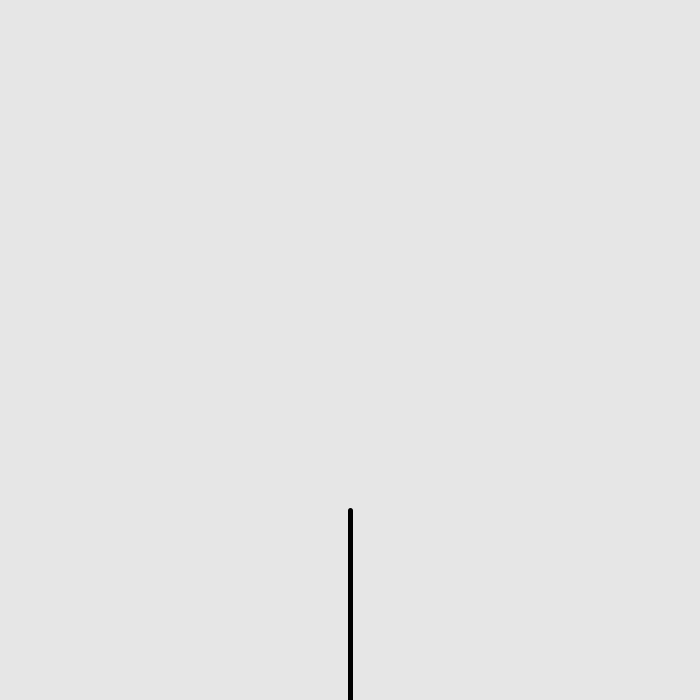
Frame 1 (no input)
Frame 60 (the mouse pressed at the canvas centre just before this capture): identical to frame 1, image omitted
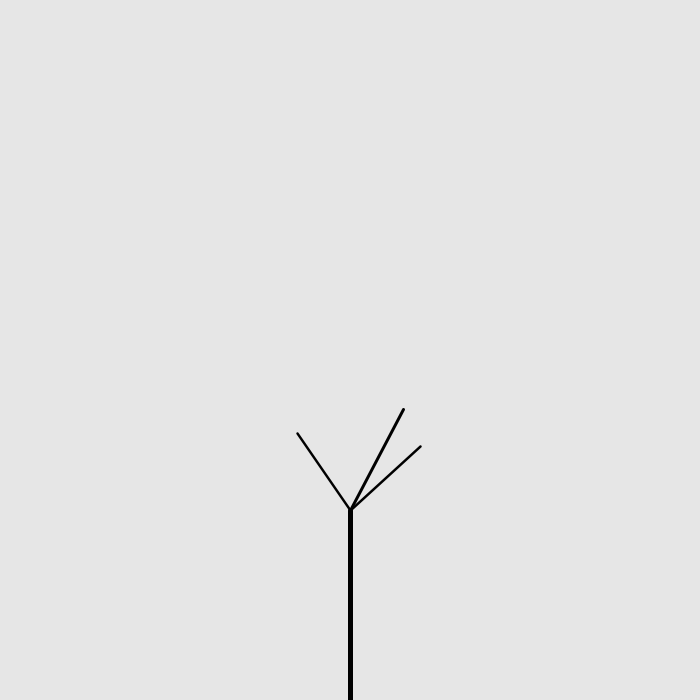
Frame 120 (the mouse held since frame 60 and released just before this capture)

The Processing sketch that drew these frames (run headless with seeded random() and noise(); from frame 60 on, the mouse is pressed at the canvas centre):

// Processing sketch: sketch_01_recursive_objects_tree
// ── sketch_01_recursive_objects_tree.pde
ArrayList<Branch> tree = new ArrayList<Branch>();
float angle;

void setup() {
  size(700, 700);

  PVector begin = new PVector(0, 0);
  PVector end = new PVector(0, -190);
  Branch root = new Branch(begin, end);
  tree.add(root);

  angle = PI / 4.0;
}

void mousePressed() {
  for (int i = tree.size()-1; i >= 0; i = i - 1) {
    Branch currentBranch = tree.get(i);
    if (!currentBranch.finished) {
      Branch rightBranch = currentBranch.branch(angle);
      Branch leftBranch = currentBranch.branch(-angle);
      Branch centerBranch = currentBranch.branch(random(-1, 1) * angle);
      tree.add(rightBranch);
      tree.add(leftBranch);
      tree.add(centerBranch);
      currentBranch.finished = true;
    }
  }
}

void draw() {
  background(230);

  pushMatrix();
  translate(width/2, height);
  for (Branch branch : tree) {
    branch.show();
    // branch.swing(millis() / 100.0);
  }
  popMatrix();
}

class Branch {
  PVector begin;
  PVector end;
  boolean finished;

  Branch(PVector begin, PVector end) {
    this.begin = begin;
    this.end = end;
  }

  Branch branch(float angle) {
    PVector dir = PVector.sub(this.end, this.begin);
    dir.rotate(angle + random( -0.2, 0.2));
    dir.mult(0.67 + random(-0.3, 0.2));
    PVector newEnd = PVector.add(end, dir);
    Branch newBranch = new Branch(end, newEnd);
    return newBranch;
  }

  void swing(float time) {
    float dist = map(PVector.dist(begin, end), 0, 190, 1, 0);
    end.x += (noise(end.x, time) - 0.5) * dist * 3;
    end.y += (noise(end.y, time) - 0.5) * dist * 3;
  }

  void show() {
    stroke(0);
    float dist = map(PVector.dist(begin, end), 0, 190, 0, 5);
    strokeWeight(dist);
    line(begin.x, begin.y, end.x, end.y);
  }

}
